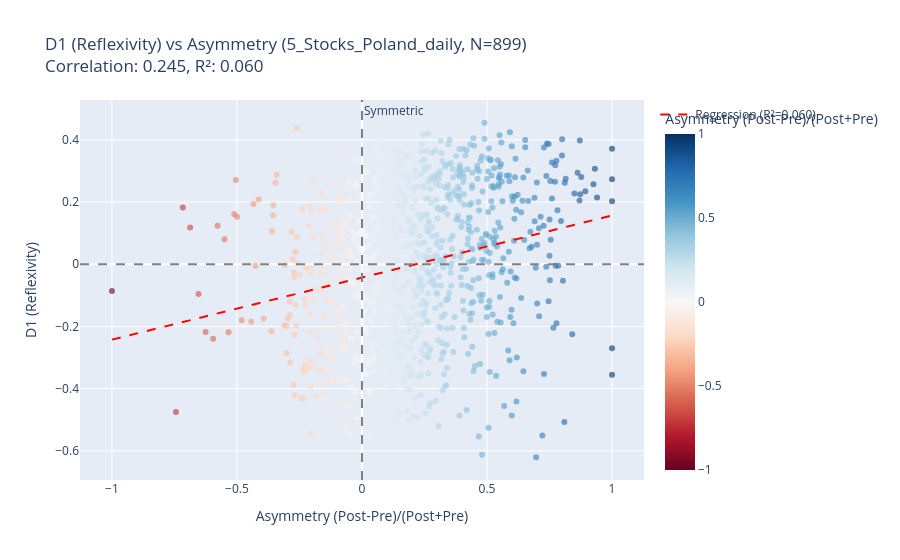
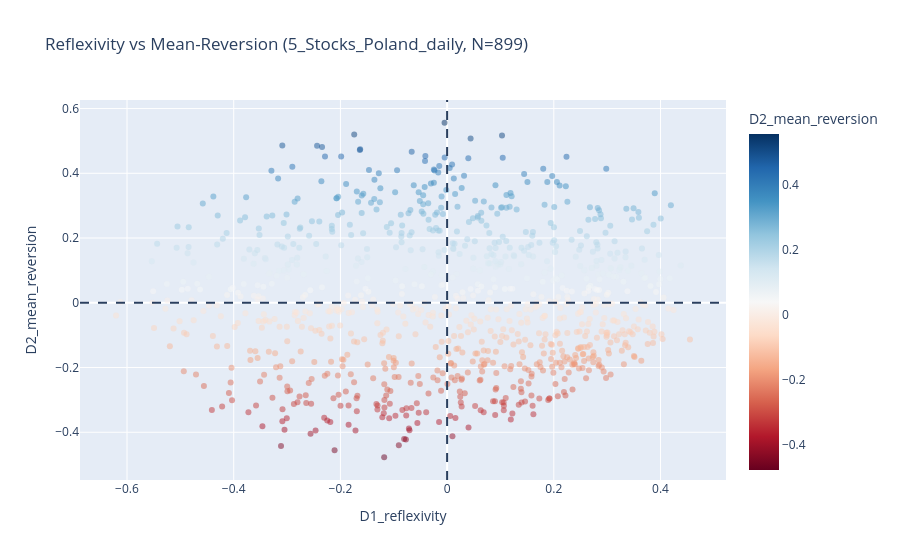
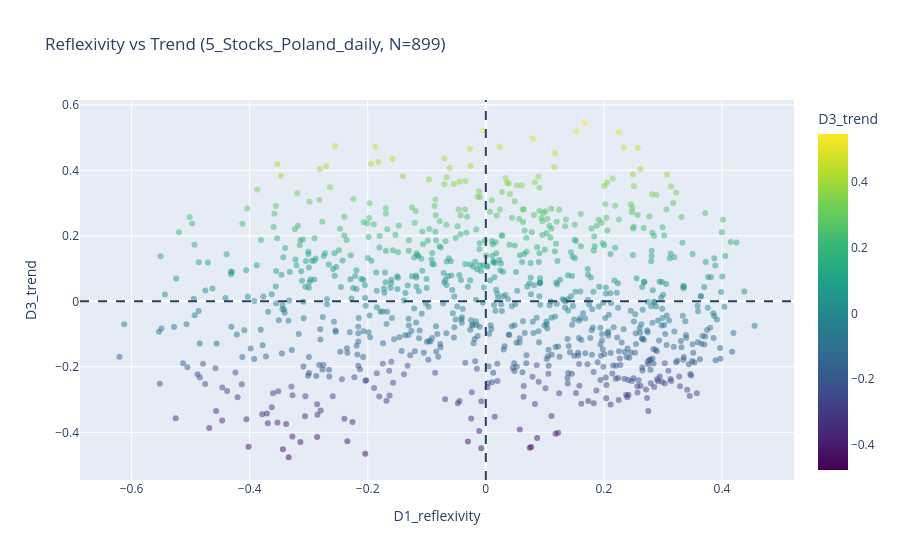
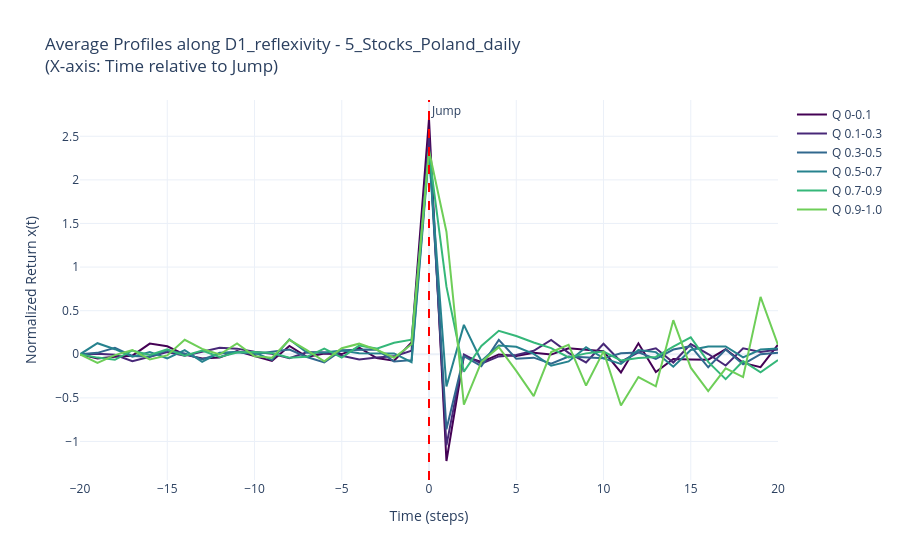

The notebook cell these images were saved under, in order:
### Code cell
if __name__ == "__main__":
    main()

### Figure 1 — Plotly figure (JSON) as saved in the notebook; plotly's stock layout.template omitted (floating-point values rounded to 4 significant figures; data arrays with more than 128 entries replaced by an {"elided": "..."} marker saying what was removed)
{"data": [{"customdata": {"elided": "899x2 str values"}, "hovertemplate": "Asymmetry (Post-Pre)/(Post+Pre)=%{marker.color}<br>D1 (Reflexivity)=%{y}<br>ticker=%{customdata[0]}<br>timestamp=%{customdata[1]}<extra></extra>", "legendgroup": "", "marker": {"color": {"elided": "899 float values"}, "coloraxis": "coloraxis", "opacity": 0.6, "symbol": "circle"}, "mode": "markers", "name": "", "orientation": "v", "showlegend": false, "type": "scatter", "x": {"elided": "899 float values"}, "xaxis": "x", "y": {"elided": "899 float values"}, "yaxis": "y"}, {"line": {"color": "red", "dash": "dash", "width": 2}, "mode": "lines", "name": "Regression (R²=0.060)", "type": "scatter", "x": [-1.0, -0.9798, -0.9596, -0.9394, -0.9192, -0.899, -0.8788, -0.8586, -0.8384, -0.8182, -0.798, -0.7778, -0.7576, -0.7374, -0.7172, -0.697, -0.6768, -0.6566, -0.6364, -0.6162, -0.596, -0.5758, -0.5556, -0.5354, -0.5152, -0.4949, -0.4747, -0.4545, -0.4343, -0.4141, -0.3939, -0.3737, -0.3535, -0.3333, -0.3131, -0.2929, -0.2727, -0.2525, -0.2323, -0.2121, -0.1919, -0.1717, -0.1515, -0.1313, -0.1111, -0.09091, -0.07071, -0.0505, -0.0303, -0.0101, 0.0101, 0.0303, 0.05051, 0.07071, 0.09091, 0.1111, 0.1313, 0.1515, 0.1717, 0.1919, 0.2121, 0.2323, 0.2525, 0.2727, 0.2929, 0.3131, 0.3333, 0.3535, 0.3737, 0.3939, 0.4141, 0.4343, 0.4545, 0.4747, 0.4949, 0.5152, 0.5354, 0.5556, 0.5758, 0.596, 0.6162, 0.6364, 0.6566, 0.6768, 0.697, 0.7172, 0.7374, 0.7576, 0.7778, 0.798, 0.8182, 0.8384, 0.8586, 0.8788, 0.899, 0.9192, 0.9394, 0.9596, 0.9798, 1.0], "y": [-0.2423, -0.2383, -0.2342, -0.2302, -0.2262, -0.2221, -0.2181, -0.2141, -0.21, -0.206, -0.202, -0.1979, -0.1939, -0.1899, -0.1858, -0.1818, -0.1778, -0.1737, -0.1697, -0.1657, -0.1616, -0.1576, -0.1536, -0.1495, -0.1455, -0.1415, -0.1374, -0.1334, -0.1294, -0.1253, -0.1213, -0.1173, -0.1132, -0.1092, -0.1052, -0.1012, -0.09712, -0.09309, -0.08905, -0.08502, -0.08099, -0.07696, -0.07292, -0.06889, -0.06486, -0.06083, -0.05679, -0.05276, -0.04873, -0.0447, -0.04066, -0.03663, -0.0326, -0.02857, -0.02453, -0.0205, -0.01647, -0.01244, -0.008404, -0.004371, -0.0003388, 0.003694, 0.007726, 0.01176, 0.01579, 0.01982, 0.02386, 0.02789, 0.03192, 0.03595, 0.03999, 0.04402, 0.04805, 0.05208, 0.05612, 0.06015, 0.06418, 0.06821, 0.07225, 0.07628, 0.08031, 0.08434, 0.08838, 0.09241, 0.09644, 0.1005, 0.1045, 0.1085, 0.1126, 0.1166, 0.1206, 0.1247, 0.1287, 0.1327, 0.1368, 0.1408, 0.1448, 0.1489, 0.1529, 0.1569]}], "layout": {"annotations": [{"showarrow": false, "text": "Symmetric", "x": 0, "xanchor": "left", "xref": "x", "y": 1, "yanchor": "top", "yref": "y domain"}], "coloraxis": {"colorbar": {"title": {"text": "Asymmetry (Post-Pre)/(Post+Pre)"}}, "colorscale": [[0, "rgb(103,0,31)"], [0.1, "rgb(178,24,43)"], [0.2, "rgb(214,96,77)"], [0.3, "rgb(244,165,130)"], [0.4, "rgb(253,219,199)"], [0.5, "rgb(247,247,247)"], [0.6, "rgb(209,229,240)"], [0.7, "rgb(146,197,222)"], [0.8, "rgb(67,147,195)"], [0.9, "rgb(33,102,172)"], [1, "rgb(5,48,97)"]]}, "legend": {"tracegroupgap": 0}, "shapes": [{"line": {"color": "gray", "dash": "dash"}, "type": "line", "x0": 0, "x1": 0, "xref": "x", "y0": 0, "y1": 1, "yref": "y domain"}, {"line": {"color": "gray", "dash": "dash"}, "type": "line", "x0": 0, "x1": 1, "xref": "x domain", "y0": 0, "y1": 0, "yref": "y"}], "title": {"text": "D1 (Reflexivity) vs Asymmetry (5_Stocks_Poland_daily, N=899)<br>Correlation: 0.245, R²: 0.060"}, "xaxis": {"anchor": "y", "domain": [0, 1], "title": {"text": "Asymmetry (Post-Pre)/(Post+Pre)"}}, "yaxis": {"anchor": "x", "domain": [0, 1], "title": {"text": "D1 (Reflexivity)"}}}}

### Figure 2 — Plotly figure (JSON) as saved in the notebook; plotly's stock layout.template omitted (floating-point values rounded to 4 significant figures; data arrays with more than 128 entries replaced by an {"elided": "..."} marker saying what was removed)
{"data": [{"customdata": {"elided": "899x2 str values"}, "hovertemplate": "D1_reflexivity=%{x}<br>D2_mean_reversion=%{marker.color}<br>ticker=%{customdata[0]}<br>timestamp=%{customdata[1]}<extra></extra>", "legendgroup": "", "marker": {"color": {"elided": "899 float values"}, "coloraxis": "coloraxis", "opacity": 0.5, "symbol": "circle"}, "mode": "markers", "name": "", "orientation": "v", "showlegend": false, "type": "scatter", "x": {"elided": "899 float values"}, "xaxis": "x", "y": {"elided": "899 float values"}, "yaxis": "y"}], "layout": {"coloraxis": {"colorbar": {"title": {"text": "D2_mean_reversion"}}, "colorscale": [[0, "rgb(103,0,31)"], [0.1, "rgb(178,24,43)"], [0.2, "rgb(214,96,77)"], [0.3, "rgb(244,165,130)"], [0.4, "rgb(253,219,199)"], [0.5, "rgb(247,247,247)"], [0.6, "rgb(209,229,240)"], [0.7, "rgb(146,197,222)"], [0.8, "rgb(67,147,195)"], [0.9, "rgb(33,102,172)"], [1, "rgb(5,48,97)"]]}, "legend": {"tracegroupgap": 0}, "shapes": [{"line": {"dash": "dash"}, "type": "line", "x0": 0, "x1": 0, "xref": "x", "y0": 0, "y1": 1, "yref": "y domain"}, {"line": {"dash": "dash"}, "type": "line", "x0": 0, "x1": 1, "xref": "x domain", "y0": 0, "y1": 0, "yref": "y"}], "title": {"text": "Reflexivity vs Mean-Reversion (5_Stocks_Poland_daily, N=899)"}, "xaxis": {"anchor": "y", "domain": [0, 1], "title": {"text": "D1_reflexivity"}}, "yaxis": {"anchor": "x", "domain": [0, 1], "title": {"text": "D2_mean_reversion"}}}}

### Figure 3 — Plotly figure (JSON) as saved in the notebook; plotly's stock layout.template omitted (floating-point values rounded to 4 significant figures; data arrays with more than 128 entries replaced by an {"elided": "..."} marker saying what was removed)
{"data": [{"customdata": {"elided": "899x2 str values"}, "hovertemplate": "D1_reflexivity=%{x}<br>D3_trend=%{marker.color}<br>ticker=%{customdata[0]}<br>timestamp=%{customdata[1]}<extra></extra>", "legendgroup": "", "marker": {"color": {"elided": "899 float values"}, "coloraxis": "coloraxis", "opacity": 0.5, "symbol": "circle"}, "mode": "markers", "name": "", "orientation": "v", "showlegend": false, "type": "scatter", "x": {"elided": "899 float values"}, "xaxis": "x", "y": {"elided": "899 float values"}, "yaxis": "y"}], "layout": {"coloraxis": {"colorbar": {"title": {"text": "D3_trend"}}, "colorscale": [[0, "#440154"], [0.1111, "#482878"], [0.2222, "#3e4989"], [0.3333, "#31688e"], [0.4444, "#26828e"], [0.5556, "#1f9e89"], [0.6667, "#35b779"], [0.7778, "#6ece58"], [0.8889, "#b5de2b"], [1, "#fde725"]]}, "legend": {"tracegroupgap": 0}, "shapes": [{"line": {"dash": "dash"}, "type": "line", "x0": 0, "x1": 0, "xref": "x", "y0": 0, "y1": 1, "yref": "y domain"}, {"line": {"dash": "dash"}, "type": "line", "x0": 0, "x1": 1, "xref": "x domain", "y0": 0, "y1": 0, "yref": "y"}], "title": {"text": "Reflexivity vs Trend (5_Stocks_Poland_daily, N=899)"}, "xaxis": {"anchor": "y", "domain": [0, 1], "title": {"text": "D1_reflexivity"}}, "yaxis": {"anchor": "x", "domain": [0, 1], "title": {"text": "D3_trend"}}}}

### Figure 4 — Plotly figure (JSON) as saved in the notebook; plotly's stock layout.template omitted (floating-point values rounded to 4 significant figures)
{"data": [{"line": {"color": "#440154", "width": 2}, "mode": "lines", "name": "Q 0-0.1", "type": "scatter", "x": [-20, -19, -18, -17, -16, -15, -14, -13, -12, -11, -10, -9, -8, -7, -6, -5, -4, -3, -2, -1, 0, 1, 2, 3, 4, 5, 6, 7, 8, 9, 10, 11, 12, 13, 14, 15, 16, 17, 18, 19, 20], "y": [0.0, -0.04685, -0.02778, -0.01589, 0.1226, 0.09227, -0.004055, -0.04748, -0.03568, 0.03612, -0.01903, -0.07639, 0.09506, -0.03031, 0.007982, 0.002183, 0.07544, -0.04261, -0.07402, 0.1351, 2.698, -1.224, -0.02001, -0.08905, -0.001272, -0.01852, 0.01697, -0.003386, 0.06998, 0.04923, 0.03586, -0.2079, 0.1254, -0.2033, -0.05479, -0.06032, -0.06169, 0.05697, -0.09827, -0.1476, 0.1122]}, {"line": {"color": "#482878", "width": 2}, "mode": "lines", "name": "Q 0.1-0.3", "type": "scatter", "x": [-20, -19, -18, -17, -16, -15, -14, -13, -12, -11, -10, -9, -8, -7, -6, -5, -4, -3, -2, -1, 0, 1, 2, 3, 4, 5, 6, 7, 8, 9, 10, 11, 12, 13, 14, 15, 16, 17, 18, 19, 20], "y": [0.0, 0.005462, -0.006439, -0.07973, -0.02828, 0.02532, -0.01768, 0.02616, 0.07381, 0.06481, 0.02834, 0.00721, -0.04511, 0.02342, 0.02081, -0.01563, -0.05888, -0.03803, -0.02352, 0.04134, 2.49, -1.044, -0.001194, -0.1078, -0.02429, -0.006833, 0.03958, 0.1648, 0.0161, -0.0935, 0.1209, -0.08496, 0.02148, 0.06855, -0.09431, 0.1165, 0.003018, -0.1282, 0.06825, 0.02658, 0.05421]}, {"line": {"color": "#31688e", "width": 2}, "mode": "lines", "name": "Q 0.3-0.5", "type": "scatter", "x": [-20, -19, -18, -17, -16, -15, -14, -13, -12, -11, -10, -9, -8, -7, -6, -5, -4, -3, -2, -1, 0, 1, 2, 3, 4, 5, 6, 7, 8, 9, 10, 11, 12, 13, 14, 15, 16, 17, 18, 19, 20], "y": [0.0, 0.01656, 0.07552, -0.01963, -0.02781, 0.04453, 0.009701, -0.05776, 0.008095, 0.02731, 0.003651, 0.02506, 0.0547, -0.03134, -0.09323, 0.04604, 0.05252, 0.05634, -0.08352, -0.06732, 2.375, -0.8607, -0.02248, -0.1363, 0.1656, -0.05151, -0.03856, -0.1079, -0.02612, -0.03649, -0.04666, 0.01199, 0.0216, -0.0527, 0.05458, 0.09302, -0.1489, 0.05505, -0.1133, 0.001183, 0.01831]}, {"line": {"color": "#26828e", "width": 2}, "mode": "lines", "name": "Q 0.5-0.7", "type": "scatter", "x": [-20, -19, -18, -17, -16, -15, -14, -13, -12, -11, -10, -9, -8, -7, -6, -5, -4, -3, -2, -1, 0, 1, 2, 3, 4, 5, 6, 7, 8, 9, 10, 11, 12, 13, 14, 15, 16, 17, 18, 19, 20], "y": [0.0, 0.127, 0.05858, -0.02651, 0.0269, -0.04711, 0.04714, -0.08787, 0.01848, 0.02751, 0.01954, -0.06341, 0.1701, 0.02134, 0.02012, 0.04241, 0.01316, 0.01223, 0.009656, -0.0906, 2.313, -0.3688, 0.3372, -0.07703, 0.1005, 0.08626, 0.005479, -0.1319, -0.08209, 0.0807, -0.04702, -0.1094, 0.04811, 0.0248, -0.1427, 0.04893, 0.08841, 0.09004, -0.03627, 0.05427, 0.067]}, {"line": {"color": "#35b779", "width": 2}, "mode": "lines", "name": "Q 0.7-0.9", "type": "scatter", "x": [-20, -19, -18, -17, -16, -15, -14, -13, -12, -11, -10, -9, -8, -7, -6, -5, -4, -3, -2, -1, 0, 1, 2, 3, 4, 5, 6, 7, 8, 9, 10, 11, 12, 13, 14, 15, 16, 17, 18, 19, 20], "y": [0.0, -0.03805, -0.06337, 0.04383, -0.008825, 0.0558, -0.01514, 0.04316, -0.02978, 0.02085, 0.02651, 0.01424, -0.0403, -0.02919, 0.06471, -0.03868, 0.09941, 0.0653, 0.132, 0.1675, 2.319, 0.7757, -0.1997, 0.0966, 0.27, 0.2093, 0.1355, 0.0707, -0.03559, 0.01061, 0.03071, -0.07059, -0.04338, -0.03044, 0.0871, 0.1937, -0.08769, -0.2857, -0.07841, -0.2075, -0.06622]}, {"line": {"color": "#6ece58", "width": 2}, "mode": "lines", "name": "Q 0.9-1.0", "type": "scatter", "x": [-20, -19, -18, -17, -16, -15, -14, -13, -12, -11, -10, -9, -8, -7, -6, -5, -4, -3, -2, -1, 0, 1, 2, 3, 4, 5, 6, 7, 8, 9, 10, 11, 12, 13, 14, 15, 16, 17, 18, 19, 20], "y": [0.0, -0.09974, -0.009222, 0.04901, -0.05878, -0.0126, 0.1661, 0.0624, -0.00242, 0.1249, -0.02348, -0.03883, 0.1655, 0.04876, -0.08028, 0.06898, 0.1219, 0.05202, -0.03944, 0.1154, 2.338, 1.405, -0.5763, -0.08943, 0.08103, -0.1902, -0.4793, 0.02565, 0.1095, -0.3584, 0.03385, -0.5877, -0.2608, -0.3673, 0.3914, -0.1534, -0.4209, -0.1606, -0.2609, 0.6588, 0.1088]}], "layout": {"annotations": [{"showarrow": false, "text": "Jump", "x": 0, "xanchor": "left", "xref": "x", "y": 1, "yanchor": "top", "yref": "y domain"}], "hovermode": "x unified", "shapes": [{"line": {"color": "red", "dash": "dash"}, "type": "line", "x0": 0, "x1": 0, "xref": "x", "y0": 0, "y1": 1, "yref": "y domain"}], "title": {"text": "Average Profiles along D1_reflexivity - 5_Stocks_Poland_daily<br>(X-axis: Time relative to Jump)"}, "xaxis": {"title": {"text": "Time (steps)"}}, "yaxis": {"title": {"text": "Normalized Return x(t)"}}}}
